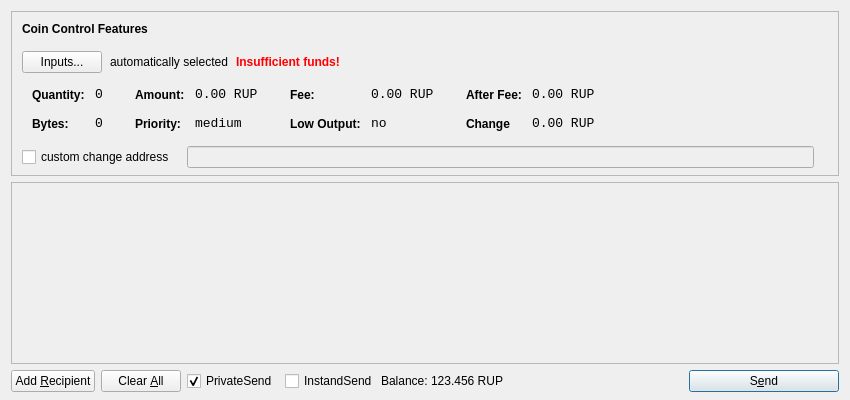
<?xml version="1.0" encoding="UTF-8"?>
<ui version="4.0">
 <class>SendCoinsDialog</class>
 <widget class="QDialog" name="SendCoinsDialog">
  <property name="geometry">
   <rect>
    <x>0</x>
    <y>0</y>
    <width>850</width>
    <height>400</height>
   </rect>
  </property>
  <property name="windowTitle">
   <string>Send Coins</string>
  </property>
  <layout class="QVBoxLayout" name="verticalLayout" stretch="0,1,0">
   <property name="bottomMargin">
    <number>8</number>
   </property>
   <item>
    <widget class="QFrame" name="frameCoinControl">
     <property name="sizePolicy">
      <sizepolicy hsizetype="Expanding" vsizetype="Expanding">
       <horstretch>0</horstretch>
       <verstretch>0</verstretch>
      </sizepolicy>
     </property>
     <property name="maximumSize">
      <size>
       <width>16777215</width>
       <height>16777215</height>
      </size>
     </property>
     <property name="frameShape">
      <enum>QFrame::StyledPanel</enum>
     </property>
     <property name="frameShadow">
      <enum>QFrame::Sunken</enum>
     </property>
     <layout class="QVBoxLayout" name="verticalLayoutCoinControl2">
      <property name="spacing">
       <number>-1</number>
      </property>
      <property name="leftMargin">
       <number>0</number>
      </property>
      <property name="topMargin">
       <number>0</number>
      </property>
      <property name="rightMargin">
       <number>0</number>
      </property>
      <property name="bottomMargin">
       <number>6</number>
      </property>
      <item>
       <layout class="QVBoxLayout" name="verticalLayoutCoinControl" stretch="0,0,0,0,1">
        <property name="spacing">
         <number>0</number>
        </property>
        <property name="leftMargin">
         <number>10</number>
        </property>
        <property name="topMargin">
         <number>10</number>
        </property>
        <item>
         <layout class="QHBoxLayout" name="horizontalLayoutCoinControl1">
          <property name="bottomMargin">
           <number>15</number>
          </property>
          <item>
           <widget class="QLabel" name="labelCoinControlFeatures">
            <property name="sizePolicy">
             <sizepolicy hsizetype="Preferred" vsizetype="Maximum">
              <horstretch>0</horstretch>
              <verstretch>0</verstretch>
             </sizepolicy>
            </property>
            <property name="font">
             <font>
              <weight>75</weight>
              <bold>true</bold>
             </font>
            </property>
            <property name="styleSheet">
             <string notr="true">font-weight:bold;</string>
            </property>
            <property name="text">
             <string>Coin Control Features</string>
            </property>
           </widget>
          </item>
         </layout>
        </item>
        <item>
         <layout class="QHBoxLayout" name="horizontalLayoutCoinControl2" stretch="0,0,0,0">
          <property name="spacing">
           <number>8</number>
          </property>
          <property name="bottomMargin">
           <number>10</number>
          </property>
          <item>
           <widget class="QPushButton" name="pushButtonCoinControl">
            <property name="styleSheet">
             <string notr="true"/>
            </property>
            <property name="text">
             <string>Inputs...</string>
            </property>
           </widget>
          </item>
          <item>
           <widget class="QLabel" name="labelCoinControlAutomaticallySelected">
            <property name="text">
             <string>automatically selected</string>
            </property>
            <property name="margin">
             <number>5</number>
            </property>
           </widget>
          </item>
          <item>
           <widget class="QLabel" name="labelCoinControlInsuffFunds">
            <property name="font">
             <font>
              <weight>75</weight>
              <bold>true</bold>
             </font>
            </property>
            <property name="styleSheet">
             <string notr="true">color:red;font-weight:bold;</string>
            </property>
            <property name="text">
             <string>Insufficient funds!</string>
            </property>
            <property name="margin">
             <number>5</number>
            </property>
           </widget>
          </item>
          <item>
           <spacer name="horizontalSpacerCoinControl">
            <property name="orientation">
             <enum>Qt::Horizontal</enum>
            </property>
            <property name="sizeHint" stdset="0">
             <size>
              <width>40</width>
              <height>1</height>
             </size>
            </property>
           </spacer>
          </item>
         </layout>
        </item>
        <item>
         <widget class="QWidget" name="widgetCoinControl" native="true">
          <property name="sizePolicy">
           <sizepolicy hsizetype="Preferred" vsizetype="Preferred">
            <horstretch>0</horstretch>
            <verstretch>0</verstretch>
           </sizepolicy>
          </property>
          <property name="minimumSize">
           <size>
            <width>0</width>
            <height>0</height>
           </size>
          </property>
          <property name="styleSheet">
           <string notr="true"/>
          </property>
          <layout class="QHBoxLayout" name="horizontalLayoutCoinControl5">
           <property name="margin">
            <number>0</number>
           </property>
           <item>
            <layout class="QHBoxLayout" name="horizontalLayoutCoinControl3" stretch="0,0,0,1">
             <property name="spacing">
              <number>20</number>
             </property>
             <property name="topMargin">
              <number>0</number>
             </property>
             <property name="bottomMargin">
              <number>10</number>
             </property>
             <item>
              <layout class="QFormLayout" name="formLayoutCoinControl1">
               <property name="horizontalSpacing">
                <number>10</number>
               </property>
               <property name="verticalSpacing">
                <number>14</number>
               </property>
               <property name="leftMargin">
                <number>10</number>
               </property>
               <property name="topMargin">
                <number>4</number>
               </property>
               <property name="rightMargin">
                <number>6</number>
               </property>
               <item row="0" column="0">
                <widget class="QLabel" name="labelCoinControlQuantityText">
                 <property name="styleSheet">
                  <string notr="true">font-weight:bold;</string>
                 </property>
                 <property name="text">
                  <string>Quantity:</string>
                 </property>
                 <property name="margin">
                  <number>0</number>
                 </property>
                </widget>
               </item>
               <item row="0" column="1">
                <widget class="QLabel" name="labelCoinControlQuantity">
                 <property name="font">
                  <font>
                   <family>Monospace</family>
                   <pointsize>10</pointsize>
                  </font>
                 </property>
                 <property name="cursor">
                  <cursorShape>IBeamCursor</cursorShape>
                 </property>
                 <property name="contextMenuPolicy">
                  <enum>Qt::ActionsContextMenu</enum>
                 </property>
                 <property name="text">
                  <string>0</string>
                 </property>
                 <property name="margin">
                  <number>0</number>
                 </property>
                 <property name="textInteractionFlags">
                  <set>Qt::LinksAccessibleByMouse|Qt::TextSelectableByKeyboard|Qt::TextSelectableByMouse</set>
                 </property>
                </widget>
               </item>
               <item row="1" column="0">
                <widget class="QLabel" name="labelCoinControlBytesText">
                 <property name="styleSheet">
                  <string notr="true">font-weight:bold;</string>
                 </property>
                 <property name="text">
                  <string>Bytes:</string>
                 </property>
                </widget>
               </item>
               <item row="1" column="1">
                <widget class="QLabel" name="labelCoinControlBytes">
                 <property name="font">
                  <font>
                   <family>Monospace</family>
                   <pointsize>10</pointsize>
                  </font>
                 </property>
                 <property name="cursor">
                  <cursorShape>IBeamCursor</cursorShape>
                 </property>
                 <property name="contextMenuPolicy">
                  <enum>Qt::ActionsContextMenu</enum>
                 </property>
                 <property name="text">
                  <string>0</string>
                 </property>
                 <property name="textInteractionFlags">
                  <set>Qt::LinksAccessibleByMouse|Qt::TextSelectableByKeyboard|Qt::TextSelectableByMouse</set>
                 </property>
                </widget>
               </item>
              </layout>
             </item>
             <item>
              <layout class="QFormLayout" name="formLayoutCoinControl2">
               <property name="horizontalSpacing">
                <number>10</number>
               </property>
               <property name="verticalSpacing">
                <number>14</number>
               </property>
               <property name="leftMargin">
                <number>6</number>
               </property>
               <property name="topMargin">
                <number>4</number>
               </property>
               <property name="rightMargin">
                <number>6</number>
               </property>
               <item row="0" column="0">
                <widget class="QLabel" name="labelCoinControlAmountText">
                 <property name="styleSheet">
                  <string notr="true">font-weight:bold;</string>
                 </property>
                 <property name="text">
                  <string>Amount:</string>
                 </property>
                 <property name="margin">
                  <number>0</number>
                 </property>
                </widget>
               </item>
               <item row="0" column="1">
                <widget class="QLabel" name="labelCoinControlAmount">
                 <property name="font">
                  <font>
                   <family>Monospace</family>
                   <pointsize>10</pointsize>
                  </font>
                 </property>
                 <property name="cursor">
                  <cursorShape>IBeamCursor</cursorShape>
                 </property>
                 <property name="contextMenuPolicy">
                  <enum>Qt::ActionsContextMenu</enum>
                 </property>
                 <property name="text">
                  <string>0.00 RUP</string>
                 </property>
                 <property name="textInteractionFlags">
                  <set>Qt::LinksAccessibleByMouse|Qt::TextSelectableByKeyboard|Qt::TextSelectableByMouse</set>
                 </property>
                </widget>
               </item>
               <item row="1" column="0">
                <widget class="QLabel" name="labelCoinControlPriorityText">
                 <property name="styleSheet">
                  <string notr="true">font-weight:bold;</string>
                 </property>
                 <property name="text">
                  <string>Priority:</string>
                 </property>
                </widget>
               </item>
               <item row="1" column="1">
                <widget class="QLabel" name="labelCoinControlPriority">
                 <property name="font">
                  <font>
                   <family>Monospace</family>
                   <pointsize>10</pointsize>
                  </font>
                 </property>
                 <property name="cursor">
                  <cursorShape>IBeamCursor</cursorShape>
                 </property>
                 <property name="contextMenuPolicy">
                  <enum>Qt::ActionsContextMenu</enum>
                 </property>
                 <property name="text">
                  <string>medium</string>
                 </property>
                 <property name="textInteractionFlags">
                  <set>Qt::LinksAccessibleByMouse|Qt::TextSelectableByKeyboard|Qt::TextSelectableByMouse</set>
                 </property>
                </widget>
               </item>
              </layout>
             </item>
             <item>
              <layout class="QFormLayout" name="formLayoutCoinControl3">
               <property name="horizontalSpacing">
                <number>10</number>
               </property>
               <property name="verticalSpacing">
                <number>14</number>
               </property>
               <property name="leftMargin">
                <number>6</number>
               </property>
               <property name="topMargin">
                <number>4</number>
               </property>
               <property name="rightMargin">
                <number>6</number>
               </property>
               <item row="0" column="0">
                <widget class="QLabel" name="labelCoinControlFeeText">
                 <property name="styleSheet">
                  <string notr="true">font-weight:bold;</string>
                 </property>
                 <property name="text">
                  <string>Fee:</string>
                 </property>
                 <property name="margin">
                  <number>0</number>
                 </property>
                </widget>
               </item>
               <item row="0" column="1">
                <widget class="QLabel" name="labelCoinControlFee">
                 <property name="font">
                  <font>
                   <family>Monospace</family>
                   <pointsize>10</pointsize>
                  </font>
                 </property>
                 <property name="cursor">
                  <cursorShape>IBeamCursor</cursorShape>
                 </property>
                 <property name="contextMenuPolicy">
                  <enum>Qt::ActionsContextMenu</enum>
                 </property>
                 <property name="text">
                  <string>0.00 RUP</string>
                 </property>
                 <property name="textInteractionFlags">
                  <set>Qt::LinksAccessibleByMouse|Qt::TextSelectableByKeyboard|Qt::TextSelectableByMouse</set>
                 </property>
                </widget>
               </item>
               <item row="1" column="0">
                <widget class="QLabel" name="labelCoinControlLowOutputText">
                 <property name="styleSheet">
                  <string notr="true">font-weight:bold;</string>
                 </property>
                 <property name="text">
                  <string>Low Output:</string>
                 </property>
                </widget>
               </item>
               <item row="1" column="1">
                <widget class="QLabel" name="labelCoinControlLowOutput">
                 <property name="font">
                  <font>
                   <family>Monospace</family>
                   <pointsize>10</pointsize>
                  </font>
                 </property>
                 <property name="cursor">
                  <cursorShape>IBeamCursor</cursorShape>
                 </property>
                 <property name="contextMenuPolicy">
                  <enum>Qt::ActionsContextMenu</enum>
                 </property>
                 <property name="text">
                  <string>no</string>
                 </property>
                 <property name="textInteractionFlags">
                  <set>Qt::LinksAccessibleByMouse|Qt::TextSelectableByKeyboard|Qt::TextSelectableByMouse</set>
                 </property>
                </widget>
               </item>
              </layout>
             </item>
             <item>
              <layout class="QFormLayout" name="formLayoutCoinControl4">
               <property name="horizontalSpacing">
                <number>10</number>
               </property>
               <property name="verticalSpacing">
                <number>14</number>
               </property>
               <property name="leftMargin">
                <number>6</number>
               </property>
               <property name="topMargin">
                <number>4</number>
               </property>
               <property name="rightMargin">
                <number>6</number>
               </property>
               <item row="0" column="0">
                <widget class="QLabel" name="labelCoinControlAfterFeeText">
                 <property name="styleSheet">
                  <string notr="true">font-weight:bold;</string>
                 </property>
                 <property name="text">
                  <string>After Fee:</string>
                 </property>
                 <property name="margin">
                  <number>0</number>
                 </property>
                </widget>
               </item>
               <item row="0" column="1">
                <widget class="QLabel" name="labelCoinControlAfterFee">
                 <property name="font">
                  <font>
                   <family>Monospace</family>
                   <pointsize>10</pointsize>
                  </font>
                 </property>
                 <property name="cursor">
                  <cursorShape>IBeamCursor</cursorShape>
                 </property>
                 <property name="contextMenuPolicy">
                  <enum>Qt::ActionsContextMenu</enum>
                 </property>
                 <property name="text">
                  <string>0.00 RUP</string>
                 </property>
                 <property name="textInteractionFlags">
                  <set>Qt::LinksAccessibleByMouse|Qt::TextSelectableByKeyboard|Qt::TextSelectableByMouse</set>
                 </property>
                </widget>
               </item>
               <item row="1" column="0">
                <widget class="QLabel" name="labelCoinControlChangeText">
                 <property name="styleSheet">
                  <string notr="true">font-weight:bold;</string>
                 </property>
                 <property name="text">
                  <string>Change</string>
                 </property>
                </widget>
               </item>
               <item row="1" column="1">
                <widget class="QLabel" name="labelCoinControlChange">
                 <property name="font">
                  <font>
                   <family>Monospace</family>
                   <pointsize>10</pointsize>
                  </font>
                 </property>
                 <property name="cursor">
                  <cursorShape>IBeamCursor</cursorShape>
                 </property>
                 <property name="contextMenuPolicy">
                  <enum>Qt::ActionsContextMenu</enum>
                 </property>
                 <property name="text">
                  <string>0.00 RUP</string>
                 </property>
                 <property name="textInteractionFlags">
                  <set>Qt::LinksAccessibleByMouse|Qt::TextSelectableByKeyboard|Qt::TextSelectableByMouse</set>
                 </property>
                </widget>
               </item>
              </layout>
             </item>
            </layout>
           </item>
          </layout>
         </widget>
        </item>
        <item>
         <layout class="QHBoxLayout" name="horizontalLayoutCoinControl4" stretch="0,0,0">
          <property name="spacing">
           <number>12</number>
          </property>
          <property name="sizeConstraint">
           <enum>QLayout::SetDefaultConstraint</enum>
          </property>
          <property name="topMargin">
           <number>5</number>
          </property>
          <property name="rightMargin">
           <number>5</number>
          </property>
          <item>
           <widget class="QCheckBox" name="checkBoxCoinControlChange">
            <property name="text">
             <string>custom change address</string>
            </property>
           </widget>
          </item>
          <item>
           <widget class="QLineEdit" name="lineEditCoinControlChange">
            <property name="enabled">
             <bool>false</bool>
            </property>
            <property name="sizePolicy">
             <sizepolicy hsizetype="Expanding" vsizetype="Fixed">
              <horstretch>0</horstretch>
              <verstretch>0</verstretch>
             </sizepolicy>
            </property>
           </widget>
          </item>
          <item>
           <widget class="QLabel" name="labelCoinControlChangeLabel">
            <property name="sizePolicy">
             <sizepolicy hsizetype="Preferred" vsizetype="Expanding">
              <horstretch>0</horstretch>
              <verstretch>0</verstretch>
             </sizepolicy>
            </property>
            <property name="minimumSize">
             <size>
              <width>0</width>
              <height>0</height>
             </size>
            </property>
            <property name="text">
             <string/>
            </property>
            <property name="margin">
             <number>3</number>
            </property>
           </widget>
          </item>
         </layout>
        </item>
        <item>
         <spacer name="verticalSpacerCoinControl">
          <property name="orientation">
           <enum>Qt::Vertical</enum>
          </property>
          <property name="sizeHint" stdset="0">
           <size>
            <width>800</width>
            <height>1</height>
           </size>
          </property>
         </spacer>
        </item>
       </layout>
      </item>
     </layout>
    </widget>
   </item>
   <item>
    <widget class="QScrollArea" name="scrollArea">
     <property name="widgetResizable">
      <bool>true</bool>
     </property>
     <widget class="QWidget" name="scrollAreaWidgetContents">
      <property name="geometry">
       <rect>
        <x>0</x>
        <y>0</y>
        <width>830</width>
        <height>165</height>
       </rect>
      </property>
      <layout class="QVBoxLayout" name="verticalLayout_2">
       <property name="margin">
        <number>0</number>
       </property>
       <item>
        <layout class="QVBoxLayout" name="entries">
         <property name="spacing">
          <number>6</number>
         </property>
        </layout>
       </item>
       <item>
        <spacer name="verticalSpacer">
         <property name="orientation">
          <enum>Qt::Vertical</enum>
         </property>
         <property name="sizeHint" stdset="0">
          <size>
           <width>20</width>
           <height>40</height>
          </size>
         </property>
        </spacer>
       </item>
      </layout>
     </widget>
    </widget>
   </item>
   <item>
    <layout class="QHBoxLayout" name="horizontalLayout">
     <item>
      <widget class="QPushButton" name="addButton">
       <property name="toolTip">
        <string>Send to multiple recipients at once</string>
       </property>
       <property name="text">
        <string>Add &amp;Recipient</string>
       </property>
       <property name="autoDefault">
        <bool>false</bool>
       </property>
      </widget>
     </item>
     <item>
      <widget class="QPushButton" name="clearButton">
       <property name="sizePolicy">
        <sizepolicy hsizetype="Minimum" vsizetype="Fixed">
         <horstretch>0</horstretch>
         <verstretch>0</verstretch>
        </sizepolicy>
       </property>
       <property name="toolTip">
        <string>Remove all transaction fields</string>
       </property>
       <property name="text">
        <string>Clear &amp;All</string>
       </property>
       <property name="autoRepeatDelay">
        <number>300</number>
       </property>
       <property name="autoDefault">
        <bool>false</bool>
       </property>
      </widget>
     </item>
     <item>
      <layout class="QHBoxLayout" name="horizontalLayout_2">
       <property name="spacing">
        <number>3</number>
       </property>
        <item>
        <widget class="QCheckBox" name="checkUsePrivateSend">
         <property name="minimumSize">
          <size>
           <width>95</width>
           <height>0</height>
          </size>
         </property>
         <property name="text">
          <string>PrivateSend</string>
         </property>
         <property name="checked">
          <bool>true</bool>
         </property>
        </widget>
       </item>
       <item>
        <widget class="QCheckBox" name="checkInstandSend">
         <property name="enabled">
          <bool>true</bool>
         </property>
         <property name="minimumSize">
          <size>
           <width>85</width>
           <height>0</height>
          </size>
         </property>
         <property name="text">
          <string>InstandSend</string>
         </property>
        </widget>
       </item>
       <item>
        <widget class="QLabel" name="label">
         <property name="sizePolicy">
          <sizepolicy hsizetype="Preferred" vsizetype="Fixed">
           <horstretch>0</horstretch>
           <verstretch>0</verstretch>
          </sizepolicy>
         </property>
         <property name="text">
          <string>Balance:</string>
         </property>
        </widget>
       </item>
       <item>
        <widget class="QLabel" name="labelBalance">
         <property name="sizePolicy">
          <sizepolicy hsizetype="Preferred" vsizetype="Fixed">
           <horstretch>0</horstretch>
           <verstretch>0</verstretch>
          </sizepolicy>
         </property>
         <property name="cursor">
          <cursorShape>IBeamCursor</cursorShape>
         </property>
         <property name="text">
          <string>123.456 RUP</string>
         </property>
         <property name="textInteractionFlags">
          <set>Qt::LinksAccessibleByMouse|Qt::TextSelectableByKeyboard|Qt::TextSelectableByMouse</set>
         </property>
        </widget>
       </item>
      </layout>
     </item>
     <item>
      <spacer name="horizontalSpacer">
       <property name="orientation">
        <enum>Qt::Horizontal</enum>
       </property>
       <property name="sizeHint" stdset="0">
        <size>
         <width>40</width>
         <height>20</height>
        </size>
       </property>
      </spacer>
     </item>
     <item>
      <widget class="QPushButton" name="sendButton">
       <property name="minimumSize">
        <size>
         <width>150</width>
         <height>0</height>
        </size>
       </property>
       <property name="toolTip">
        <string>Confirm the send action</string>
       </property>
       <property name="text">
        <string>S&amp;end</string>
       </property>
       <property name="icon">
        <iconset resource="../bitcoin.qrc">
         <normaloff>:/icons/send</normaloff>:/icons/send</iconset>
       </property>
       <property name="default">
        <bool>true</bool>
       </property>
      </widget>
     </item>
    </layout>
   </item>
  </layout>
 </widget>
 <resources>
  <include location="../bitcoin.qrc"/>
 </resources>
 <connections/>
</ui>
